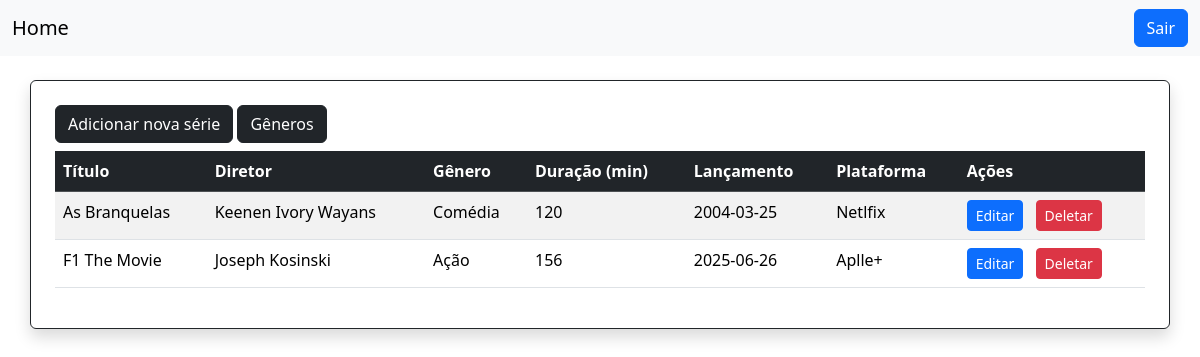
/filmes/index.php (signed in), run on the app's committed database.
### tables this page shows
CREATE TABLE `filmes` (
  `id` int(11) NOT NULL,
  `titulo` varchar(155) NOT NULL,
  `diretor` varchar(155) NOT NULL,
  `genero` varchar(155) NOT NULL,
  `duracao` float NOT NULL,
  `lancamento` date NOT NULL,
  `plataforma` varchar(100) NOT NULL,
  `genero_id` int(11) DEFAULT NULL
);

CREATE TABLE `generos` (
  `id` int(11) NOT NULL,
  `genero` varchar(155) NOT NULL
);

### filmes/index.php (the view, shortened to what this page needs)
<?php
    require_once '../db_connection.php';
?>
<!DOCTYPE html>
<html lang="en">
<head>
    <link href="https://cdn.jsdelivr.net/npm/bootstrap@5.3.7/dist/css/bootstrap.min.css" rel="stylesheet">
</head>
<body>
    <nav class="navbar navbar-expand-lg navbar-light bg-light">
        <div class="container-fluid">
            <a class="navbar-brand" href="index.php">Home</a>
            <a href="" class="btn btn-primary">Sair</a>
        </div>
    </nav>
    <div class="container border border-1 border-dark rounded p-4 my-4 shadow">
        <a href="./create.php" class="btn btn-dark mb-2">Adicionar nova série</a>
        <a href="../generos/index.php" class="btn btn-dark mb-2">Gêneros</a>
        <?php
            if ($con) {
                $sql = "SELECT f.id, f.titulo, f.diretor, g.genero AS genero,
                    f.duracao, f.lancamento, f.plataforma
                    FROM filmes f
                    JOIN generos g ON f.genero = g.id
                    ORDER BY f.titulo";
                $filmes = mysqli_query($con, $sql);
                if (mysqli_num_rows($filmes) > 0) {
                    echo "<table class='table table-striped table-hover'>";
                    echo "<thead class='table-dark'>";
                    echo "<tr>
                            <th>Título</th>
                            <th>Diretor</th>
                            <th>Gênero</th>
                            <th>Duração (min)</th>
                            <th>Lançamento</th>
                            <th>Plataforma</th>
                            <th>Ações</th>
                          </tr>";
                    echo "</thead>";
                    echo "<tbody>";
                    foreach ($filmes as $filme) {
                        echo "<tr>";
                        echo "<td>" . htmlspecialchars($filme['titulo']) . "</td>";
                        echo "<td>" . htmlspecialchars($filme['diretor']) . "</td>";
                        echo "<td>" . htmlspecialchars($filme['genero']) . "</td>";
                        echo "<td>" . $filme['duracao'] . "</td>";
                        echo "<td>" . $filme['lancamento'] . "</td>";
                        echo "<td>" . htmlspecialchars($filme['plataforma']) . "</td>";
                        echo "<td>
                                <a href='edit.php?id=" . $filme['id'] . "' class='btn btn-primary btn-sm me-2'>Editar</a>
                                <a href='delete.php?id=" . $filme['id'] . "' class='btn btn-danger btn-sm'>Deletar</a>
                              </td>";
                        echo "</tr>";
                    }
                    echo "</tbody></table>";
                } else {
                    echo "<p class='text-muted'>Nenhum filme/série cadastrado.</p>";
                }
            }
        ?>
    </div>
</body>
</html>

### data on the page
filmes: titulo "As Branquelas", diretor "Keenen Ivory Wayans", generos.genero "Comédia", duracao "120", lancamento "2004-03-25", plataforma "Netlfix"
filmes: titulo "F1 The Movie", diretor "Joseph Kosinski", generos.genero "Ação", duracao "156", lancamento "2025-06-26", plataforma "Aplle+"
